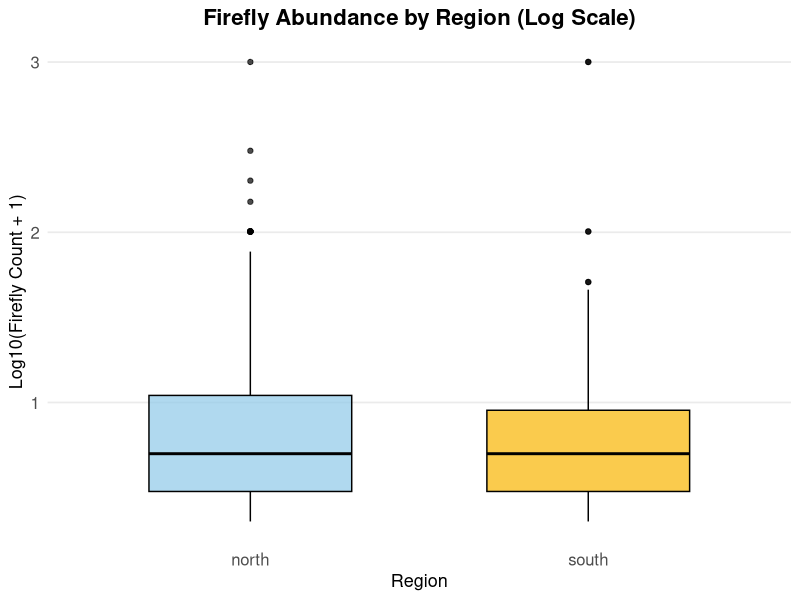
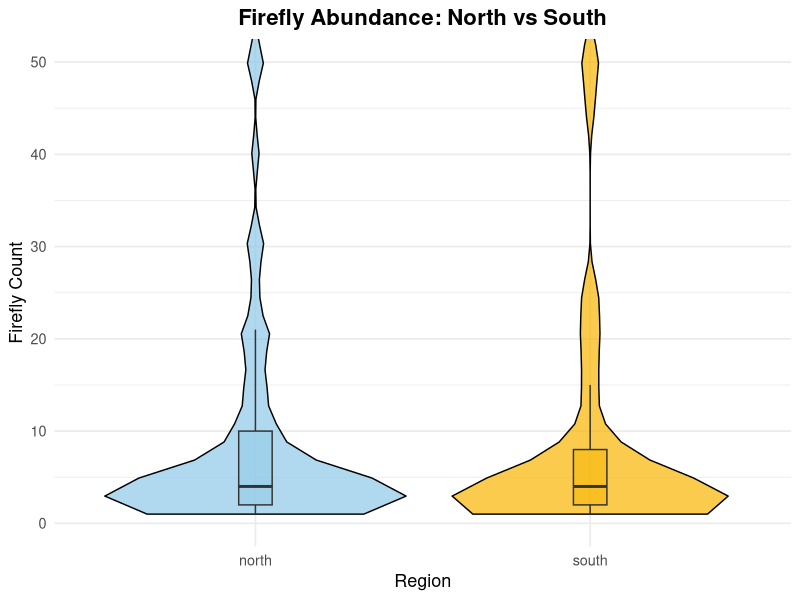

Reproduce these figures in R, in order.
## ---- chunk 1
knitr::opts_chunk$set(echo = TRUE)
library(dplyr)
library(tidyr)
library(ggplot2)
## ---- chunk 2
# Firefly Boxplot (Log-Transformed, Cleaned)
library(ggplot2)
library(stringi)

#Load Data
fireflies_raw <- read.csv("Fireflydata - 1.csv", stringsAsFactors = FALSE)

# If there are no column names or blank names, assign defaults
if (is.null(names(fireflies_raw)) || any(names(fireflies_raw) == "")) {
  names(fireflies_raw) <- paste0("V", seq_len(ncol(fireflies_raw)))
}

# Use only the first two relevant columns
fireflies <- fireflies_raw[, 1:2]
colnames(fireflies) <- c("firefly_count", "region")

#Clean Region names
fireflies$region[fireflies$region == ""] <- NA
fireflies$region <- stri_trans_general(fireflies$region, "NFKC")
fireflies$region <- stri_replace_all_regex(fireflies$region, "\\p{C}", "")
fireflies$region <- gsub("\u00A0", " ", fireflies$region)
fireflies$region <- trimws(tolower(fireflies$region))

# Fix typos or abbreviations
fireflies$region[fireflies$region %in% c("n", "nrth", "noth")] <- "north"
fireflies$region[fireflies$region %in% c("s", "sth", "soth")] <- "south"

# Keep valid regions only
fireflies <- subset(fireflies, !is.na(region) & region %in% c("north", "south"))
fireflies$region <- factor(fireflies$region, levels = c("north", "south"))

#Plot
ggplot(fireflies, aes(x = region, y = log10(firefly_count + 1), fill = region)) +
  geom_boxplot(width = 0.6, color = "black", alpha = 0.7) +
  scale_fill_manual(values = c("north" = "#8EC9E8", "south" = "#F7B500")) +
  labs(
    title = "Firefly Abundance by Region (Log Scale)",
    x = "Region",
    y = "Log10(Firefly Count + 1)"
  ) +
  theme_minimal(base_size = 13) +
  theme(
    legend.position = "none",
    plot.title = element_text(size = 16, face = "bold", hjust = 0.5),
    axis.text = element_text(size = 12),
    axis.title = element_text(size = 13),
    panel.grid.major.x = element_blank(),
    panel.grid.minor = element_blank()
  )
## ---- chunk 3
library(ggplot2)

# Load data
fireflies_raw <- read.csv("Fireflydata - 1.csv", stringsAsFactors = FALSE)
print(colnames(fireflies_raw))  # See original column names

#  Clean data 
#  Remove columns with no names or that are all NA
fireflies <- fireflies_raw[, !(is.na(names(fireflies_raw)) | names(fireflies_raw) == "")]
fireflies <- fireflies[, colSums(!is.na(fireflies)) > 0]

# Rename columns properly
colnames(fireflies) <- c("firefly_count", "region")

# Clean and standardize region values
fireflies$region <- trimws(tolower(fireflies$region))

# Drop any rows missing region info
fireflies <- subset(fireflies, !is.na(region) & region != "")

# Convert region to factor with defined order
fireflies$region <- factor(fireflies$region, levels = c("north", "south"))

# Check
print(unique(fireflies$region))

# Violin Plot
ggplot(fireflies, aes(x = region, y = firefly_count, fill = region)) +
  geom_violin(trim = TRUE, alpha = 0.7, color = "black") +
  geom_boxplot(width = 0.1, outlier.shape = NA, alpha = 0.5) +
  scale_fill_manual(values = c("north" = "#8EC9E8", "south" = "#F7B500")) +
  coord_cartesian(ylim = c(0, 50)) +
  labs(
    title = "Firefly Abundance: North vs South",
    x = "Region",
    y = "Firefly Count"
  ) +
  theme_minimal(base_size = 13) +
  theme(
    legend.position = "none",
    plot.title = element_text(size = 16, face = "bold", hjust = 0.5)
  )
## ---- chunk 4
# Firefly Poisson regression
library(stringi)

# Load Data
fireflies_raw <- read.csv("Fireflydata - 1.csv", stringsAsFactors = FALSE)

# Handle missing or blank column names
if (is.null(names(fireflies_raw)) || any(names(fireflies_raw) == "")) {
  names(fireflies_raw) <- paste0("V", seq_len(ncol(fireflies_raw)))
}

# Keep first two columns and rename
fireflies <- fireflies_raw[, 1:2]
colnames(fireflies) <- c("firefly_count", "region")

# Clean region values
fireflies$region[fireflies$region == ""] <- NA
fireflies$region <- stri_trans_general(fireflies$region, "NFKC")
fireflies$region <- stri_replace_all_regex(fireflies$region, "\\p{C}", "")
fireflies$region <- gsub("\u00A0", " ", fireflies$region)
fireflies$region <- trimws(tolower(fireflies$region))
fireflies$region[fireflies$region %in% c("n", "nrth", "noth")] <- "north"
fireflies$region[fireflies$region %in% c("s", "sth", "soth")] <- "south"

# Keep only valid regions
fireflies <- subset(fireflies, !is.na(region) & region %in% c("north", "south"))
fireflies$region <- factor(fireflies$region, levels = c("north", "south"))

# Poisson Test
poisson_model <- glm(firefly_count ~ region, data = fireflies, family = "poisson")

# Check for overdispersion
dispersion <- sum(residuals(poisson_model, type = "pearson")^2) / poisson_model$df.residual
cat("Dispersion:", dispersion, "\n")

# If overdispersed, switch to quasi-Poisson
if (dispersion > 1.5) {
  cat("⚠️  Overdispersion detected (dispersion >", round(dispersion, 2), 
      "): switching to quasi-Poisson model.\n")
  final_model <- glm(firefly_count ~ region, data = fireflies, family = "quasipoisson")
} else {
  final_model <- poisson_model
}

# Summary and P-Value
summary(final_model)

# Extract p-value for region
p_value <- coef(summary(final_model))["regionsouth", "Pr(>|t|)"]
if (is.na(p_value)) {
  # Poisson models use z-tests instead of t-tests
  p_value <- coef(summary(final_model))["regionsouth", "Pr(>|z|)"]
}

cat("\nP-value for region (North vs South):", signif(p_value, 4), "\n")

# Exponentiated coefficients (rate ratios)
rate_ratio <- exp(coef(final_model))
cat("Rate ratio (South/North):", signif(rate_ratio["regionsouth"], 4), "\n")
